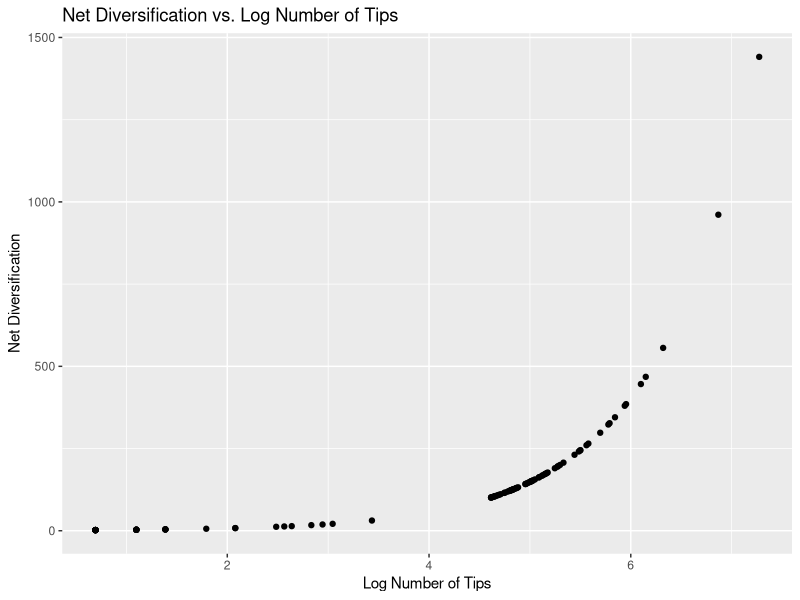
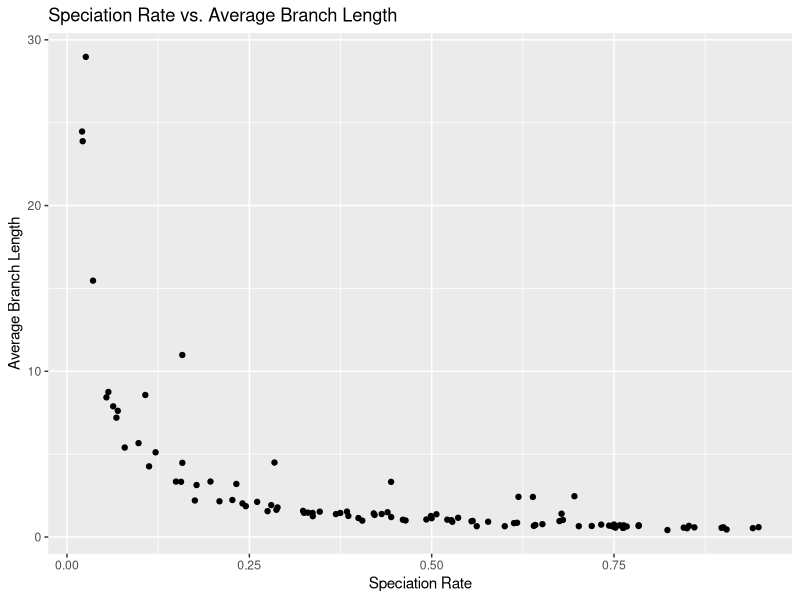
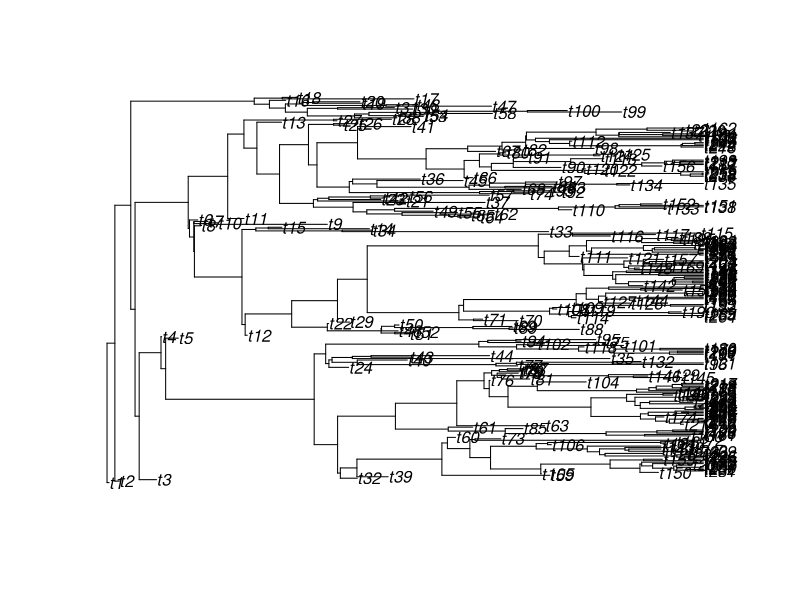
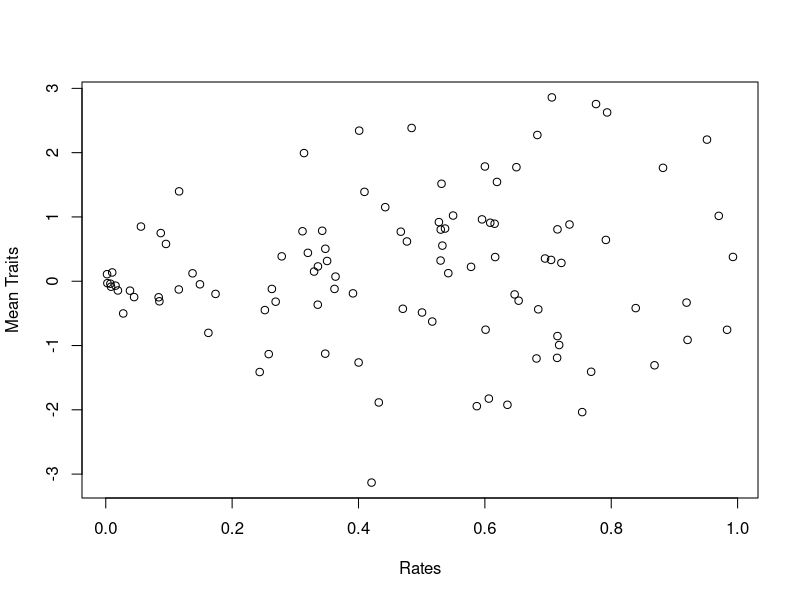
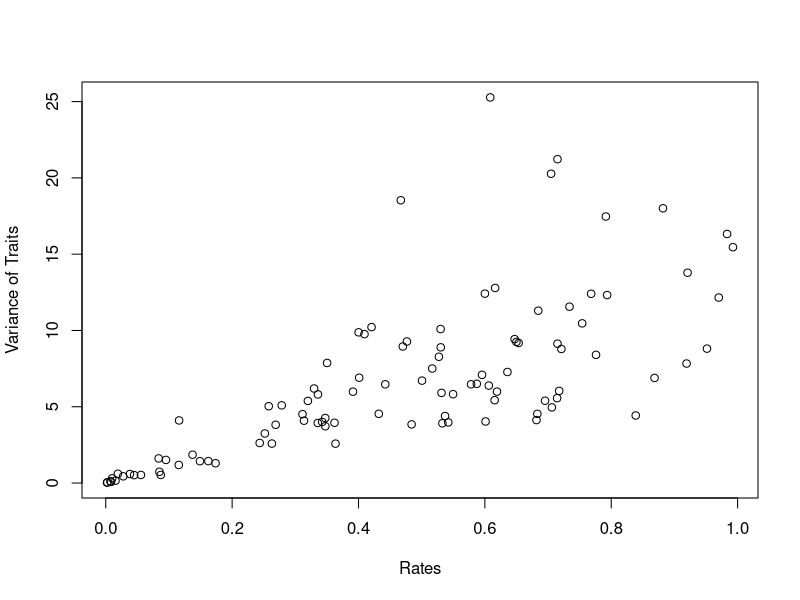
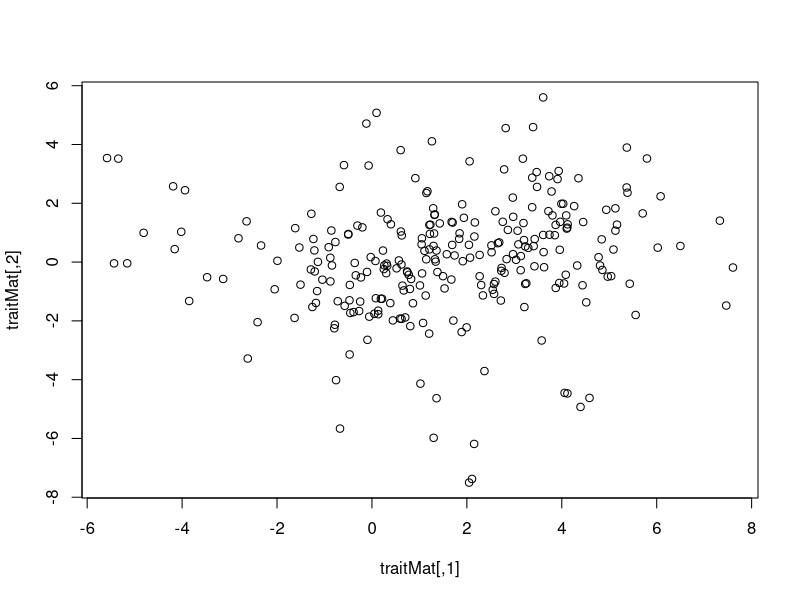
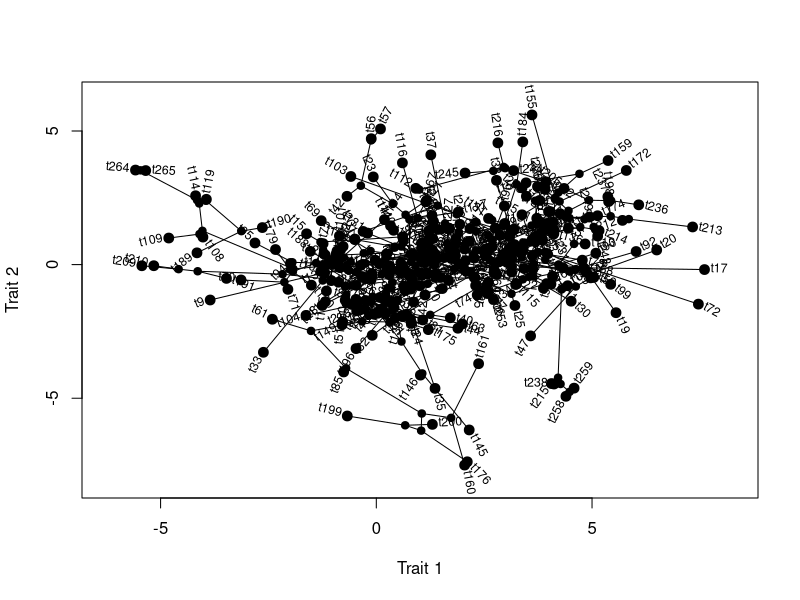

Recreate these plots in R, in order.
setwd('~/Desktop/Evolution/Tasks/Task_08')
#questions 1-3

library(phytools)
trees<- list()
births<- c()
fractions <- c()
random<- c()
random2 <-c()
treelist<- c()
 for(i in 1:100) {
   births[i]<- runif(1)
   fractions[i]<- runif(1)
   trees[[i]]<-pbtree(n=100, b=births[i], d=births[i]*fractions[i])
   random[[i]]<- births[i]
   random2[[i]]<- (fractions[i])
   treelist[[i]]<- mean(trees[[i]]$edge.length)
 }   
#question 4

div_rate <- sapply(trees, function(x) length(x$tip.label))
log_tips<- log(sapply(trees, function(x) length(x$tip.label)))
library(ggplot2)
ggplot(data = data.frame(div_rate, log_tips), aes(x= log_tips, y=div_rate))+
  geom_point()+
  xlab("Log Number of Tips")+
  ylab("Net Diversification")+
  ggtitle("Net Diversification vs. Log Number of Tips")
dev.off()
#question 5

speciation_rate<- sapply(births, function(x)x)
avg_branchlength<- sapply(trees, function(x) mean(x$edge.length, na.rm=TRUE))
ggplot(data = data.frame(speciation_rate, avg_branchlength), aes(x= speciation_rate, y=avg_branchlength))+
  geom_point()+
  xlab("Speciation Rate")+
  ylab("Average Branch Length")+
  ggtitle("Speciation Rate vs. Average Branch Length")
dev.off()
#question 6, -0.393624

cor(speciation_rate, avg_branchlength)
#question 7

largest_tree <- trees[[which.max(sapply(trees, length))]]
Tree<- largest_tree
plot(Tree)
dev.off()
rates<- c()
traits<- list()
for( i in 1:100){
  rates[i]<- runif(1)
  traits[[i]]<- fastBM(tree=Tree, sig2=rates[i])
}
#question 8
mean_traits<-sapply(traits, mean)
cor(mean_traits, rates)
#correlation is -0.09032614
plot(rates, mean_traits, xlab="Rates", ylab="Mean Traits")
#question 9

var_traits<- sapply(traits, var)
cor(var_traits, rates)
#correltation is 0.7514031
plot(rates, var_traits, xlab="Rates", ylab="Variance of Traits")
dev.off()
#question 10
cor(traits[[1]], traits[[2]])
#correlation is 0.3560733
traitMat<- cbind(traits[[1]], traits[[4]])
plot(traitMat)
dev.off()

#Extra credit
phylomorphospace(Tree,traitMat, xlab="Trait 1", ylab="Trait 2")
pdf("08_ec.pdf")
